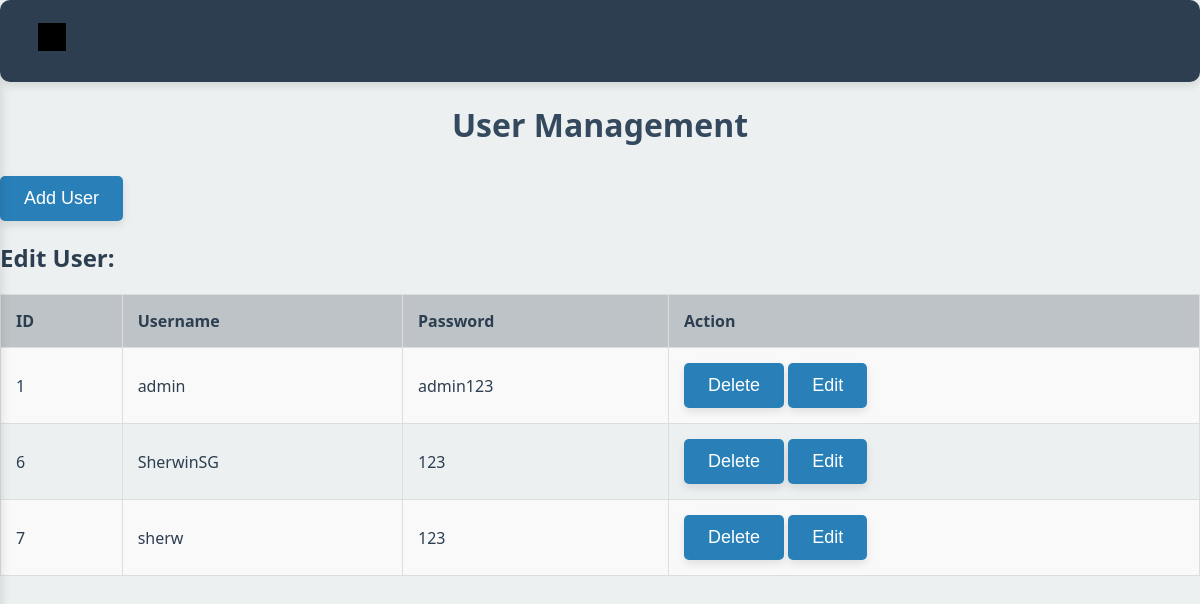
The page /users.php on the database its author committed.
### tables this page shows
CREATE TABLE `users` (
  `id` int(30) NOT NULL,
  `name` varchar(200) NOT NULL,
  `address` text NOT NULL,
  `contact` text NOT NULL,
  `username` varchar(100) NOT NULL,
  `password` varchar(200) NOT NULL,
  `type` tinyint(1) NOT NULL DEFAULT 2 COMMENT '1=admin , 2 = staff'
);

### users.php (the view, shortened to what this page needs)
<!DOCTYPE html>
<html lang="en">
<head>
    <link rel="stylesheet" href="css/styles.css">
</head>
<body>
<div class="navbar-container">
        <div class="navbar-toggle">
            <div class="bars"></div>
        </div>
        <div class="sidebar">
            <nav>
                <ul>
                    <li><a href="intro.php">Home</a></li>
                    <li><a href="attendance.php">Attendance</a></li>
                    <li><a href="payrollList.php">Payroll List</a></li>
                    <li><a href="employee.php">Employee List</a></li>
                    <li><a href="department.php">Department List</a></li>
                    <li><a href="position.php">Position List</a></li>
                    <li><a href="allowances.php">Allowance List</a></li>
                    <li><a href="deductions.php">Deduction List</a></li>
                </ul>
            </nav>
        </div>
    </div>
    <h1>User Management</h1>
    <button onclick="openAddUserForm()">Add User</button>
    <h2>Edit User:</h2>
    <?php
    $servername = "localhost";
    $username = "admin";
    $password = "123";
    $database = "payroll";
    $conn = new mysqli($servername, $username, $password, $database);
    $select_query = "SELECT * FROM users";
    $result = $conn->query($select_query);
    if ($result->num_rows > 0) {
        echo "<table border='1'>
                <tr>
                    <th>ID</th>
                    <th>Username</th>
                    <th>Password</th>
                    <th>Action</th>
                </tr>";
        while ($row = $result->fetch_assoc()) {
            echo "<tr>
                    <td>{$row['id']}</td>
                    <td>{$row['username']}</td>
                    <td>{$row['password']}</td>
                    <td>
                        <button type='button' onclick='deleteUser({$row['id']})'>Delete</button>
                        <button type='button' onclick='editUser({$row['id']}, \"{$row['username']}\", \"{$row['password']}\")'>Edit</button>
                    </td>
                  </tr>";
        }
        echo "</table>";
    } else {
        echo "<p>No users in the 'users' table.</p>";
    }
    ?>
</body>
</html>

### css/styles.css (style rules this page uses)
.navbar-container { display: flex; justify-content: space-between; align-items: center; padding: 15px 30px; background-color: #2c3e50; border-radius: 10px; box-shadow: 0 4px 8px rgba(0, 0, 0, 0.1); }
.navbar-toggle { cursor: pointer; color: #ecf0f1; font-size: 26px; background: none; border: none; padding: 8px; border-radius: 50%; transition: background-color 0.3s ease; }
.sidebar { width: 270px; background-color: #34495e; display: flex; flex-direction: column; align-items: center; justify-content: start; padding-top: 30px; position: absolute; top: 70px; left: -270px; transition: left 0.4s ease; border-radius: 10px; box-shadow: 0 6px 12px rgba(0, 0, 0, 0.15); }
.sidebar nav ul { list-style-type: none; padding: 0; width: 100%; text-align: center; }
.sidebar nav ul li { margin-bottom: 15px; }
.sidebar nav ul li a { color: #ecf0f1; text-decoration: none; font-size: 20px; font-weight: 500; padding: 10px 20px; display: block; width: 100%; transition: background-color 0.3s ease, color 0.3s ease; }
button { background-color: #2980b9; color: white; padding: 12px 24px; border: none; border-radius: 5px; cursor: pointer; font-size: 18px; transition: background-color 0.3s ease, transform 0.3s ease; box-shadow: 0 4px 8px rgba(0, 0, 0, 0.1); }
.bars, .cross { display: inline-block; width: 28px; height: 28px; background-repeat: no-repeat; background-position: center; transition: transform 0.3s ease; }
.bars { background-image: url('bars.svg'); }
body { font-family: 'Segoe UI', Tahoma, Geneva, Verdana, sans-serif; background-color: #ecf0f1; margin: 0; padding: 0; color: #2c3e50; }
h1 { text-align: center; margin-bottom: 30px; color: #34495e; font-size: 32px; font-weight: 700; }
table { width: 100%; border-collapse: collapse; margin-bottom: 30px; }
table th, table td { padding: 15px; border: 1px solid #dddddd; text-align: left; font-size: 16px; }
table th { background-color: #bdc3c7; color: #2c3e50; font-weight: 600; }
table tr:nth-child(even) { background-color: #f9f9f9; }
button { background-color: #2980b9; color: white; padding: 12px 24px; border: none; border-radius: 5px; cursor: pointer; font-size: 18px; transition: background-color 0.3s ease, transform 0.3s ease; }

### rows shown on the page
users: id "1", username "admin", password "admin123"
users: id "6", username "SherwinSG", password "123"
users: id "7", username "sherw", password "123"
